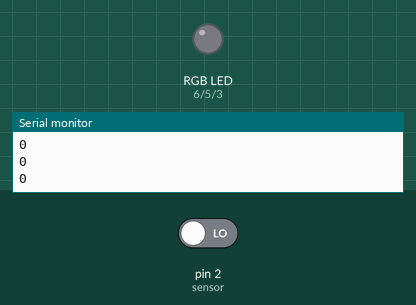
Simulated run of this sketch. Board: Arduino Uno, built with avr-gcc and run on an emulated ATmega328P. Shown: an RGB LED mixed from three pins (HIGH = lit), the last lines printed to the serial monitor. The inputs (shaded band) are chosen by the test bench; at power-on: pin 2 (sensor) LOW. Dim RGB values are drawn brighter than linear; random numbers use the default seed unless the sketch sets one.

Above: at 2.8 s.
2.9 s: pin 2 (sensor) driven HIGH
At 3.5 s:
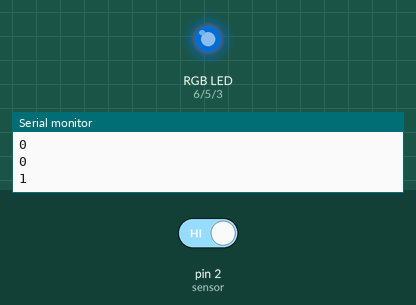
At 6.8 s:
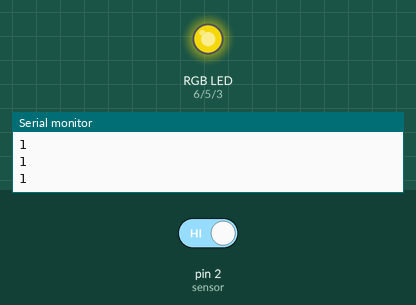
7.0 s: pin 2 (sensor) driven LOW
8.5 s: pin 2 (sensor) driven HIGH
At 9.3 s:
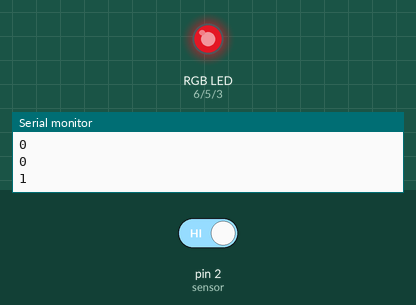
Timing chart, 0 to 33.5 s (numbered marks = the images above; inputs shaded):
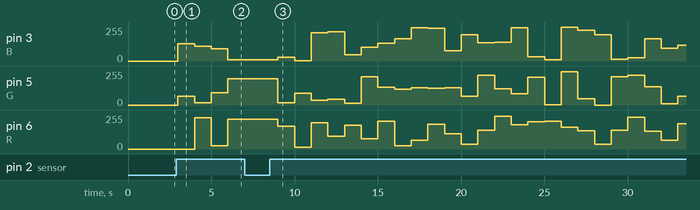

Measured:
- after the input at 2.9 s, pin 3 (B): 0/255 → 130/255 after 0.10 s, → 112/255 1.0 s later, → 91/255 1.0 s later, → 9/255 1.0 s later; pin 5 (G): 0/255 → 67/255 after 0.10 s, → 16/255 1.0 s later, → 91/255 1.0 s later, → 196/255 1.0 s later; pin 6 (R): 0/255 → 234/255 after 1.1 s, → 24/255 1.0 s later, → 222/255 1.0 s later

The sketch:

movement_color.ino
```cpp
int R = 6;
int G = 5;
int B = 3;

int sensor = 2;


long randNumber;

void setup() {
// initialize digital pin LED_BUILTIN as an output.
  Serial.begin(9600);
  randomSeed(analogRead(0));
  pinMode(B, OUTPUT);
  pinMode(G, OUTPUT);
  pinMode(R, OUTPUT);
  pinMode(sensor, INPUT);

}

void loop() {


  int value= digitalRead(sensor);
  Serial.println(value);
  if (value == HIGH){
    randNumber = random(256);
  analogWrite(R, randNumber);
  randNumber = random(256);
  analogWrite(G, randNumber);
  randNumber = random(256);
  analogWrite(B, randNumber);
    }


  delay(1000);

}
```
